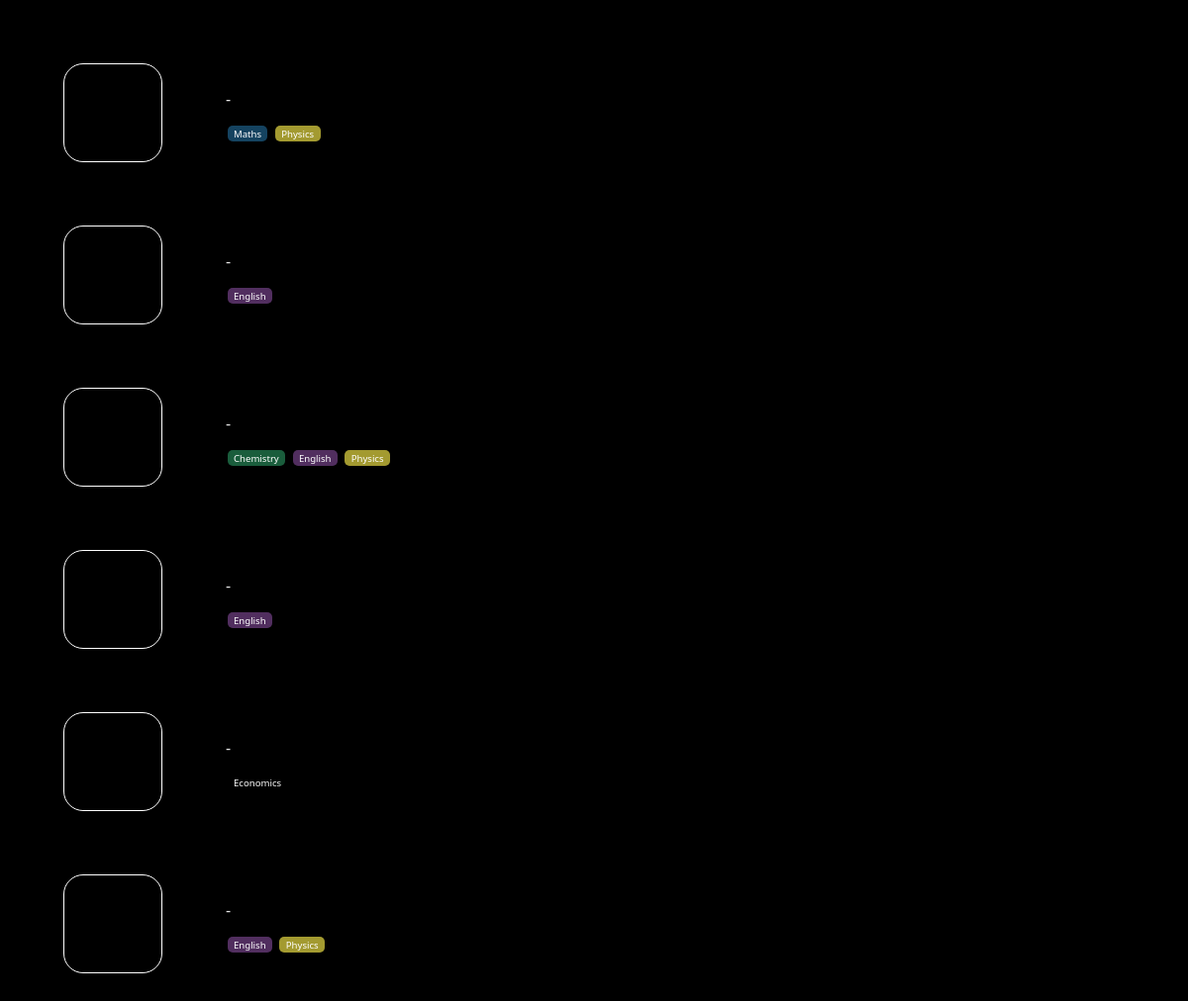
Before: /tutionmatee/Discovernew/ with the older database file.
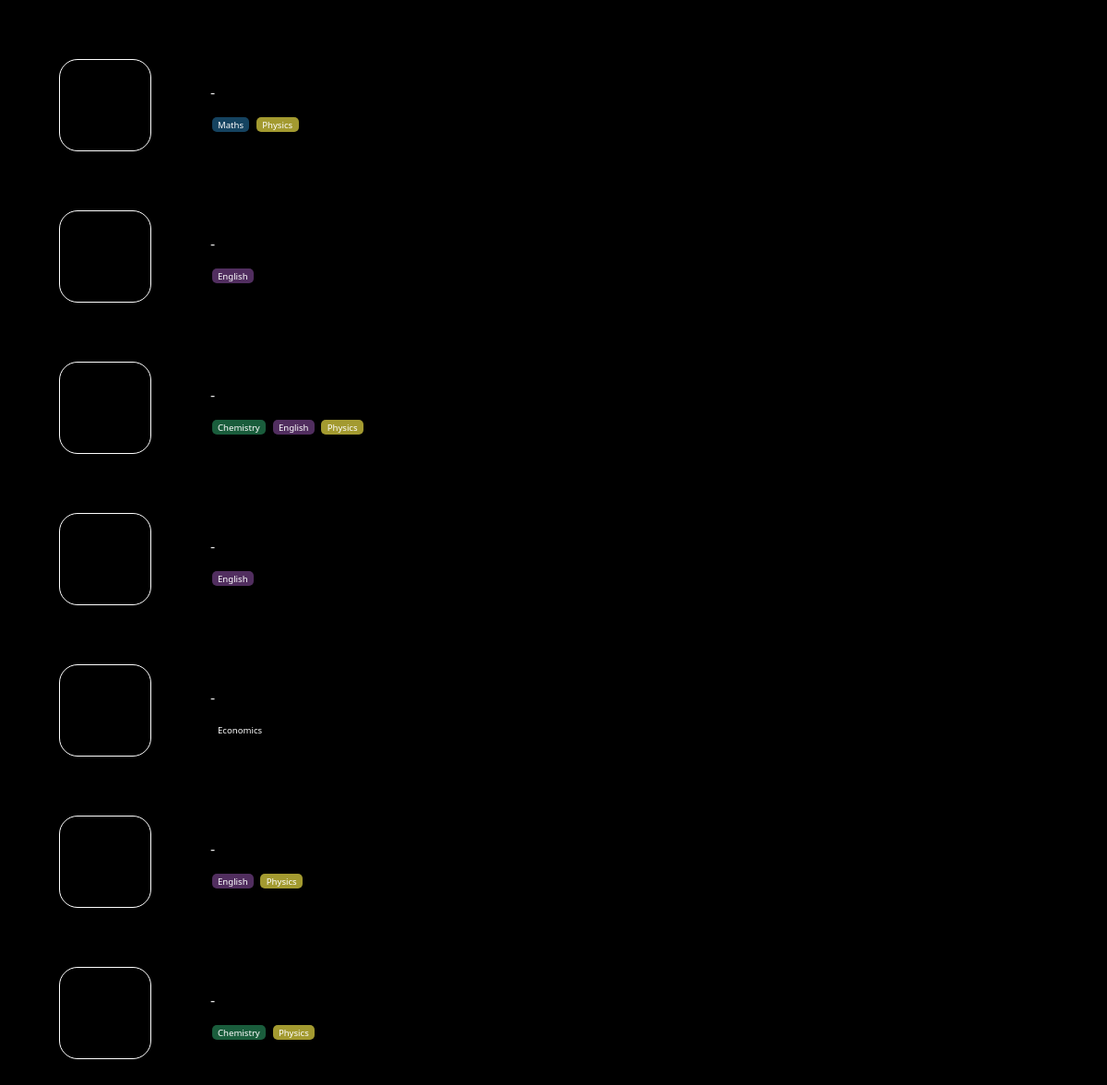
After: the same page with the newer database file.
### tutionmatee/models.py (models this page shows, shortened)
class teacher(models.Model):
    user = models.OneToOneField(User, on_delete=models.CASCADE)
    subjects = models.ManyToManyField(subjects, related_name="subjects")
    min_rate = models.BigIntegerField(
        null=True, blank=True,
        validators=[MinValueValidator(0), MaxValueValidator(5000)]  # Min value 0, Max value 5000
    )
    max_rate = models.IntegerField(
        null=True, blank=True,
        validators=[MinValueValidator(0), MaxValueValidator(10000)]  # Min value 0, Max value 10000
    )
    image = models.ImageField(upload_to='images/', blank=True)  # images/ is the subfolder in MEDIA_ROOT
    password = models.CharField(max_length=100, blank=True)
    phone_number = models.CharField(max_length=8, blank=True, null= True)

class subjects(models.Model):
    type = models.CharField(max_length=100)
    def __str__(self):
        return self.type

### tutionmatee/views.py (the view)
# urls.py: path("Discovernew/", views.discover, name="discover"),
def discover(request):
    return render(request, "discover.html",{
        "teachers":teacher.objects.all()
    })

### tutionmatee/templates/discover.html (shortened to what this page needs)
{% load static %}
<!DOCTYPE html>
<html lang="en">
    <head>
        <link rel="stylesheet" href="{% static 'css/global.css' %}">
    </head>
    <body>
        {% for teacher in teachers %}
        <div class="teacher">
            <div class="teacher-image"></div>
            <div class="teacher-info">
                <p id = "teacher_rate">{{ teacher.rate_min }}-{{ teacher.rate_max }}</p>
                <div class="subjects">
                    {% for subject in teacher.subjects.all %}
                    <div class="subject-title {{ subject }}">{{ subject }}</div>
                    {% endfor %}
                </div>
            </div>
        </div>
        {% endfor %}
    </body>
</html>

Changed rows visible on the page:
added teacher: subjects (type "Chemistry"), subjects (type "Physics")
